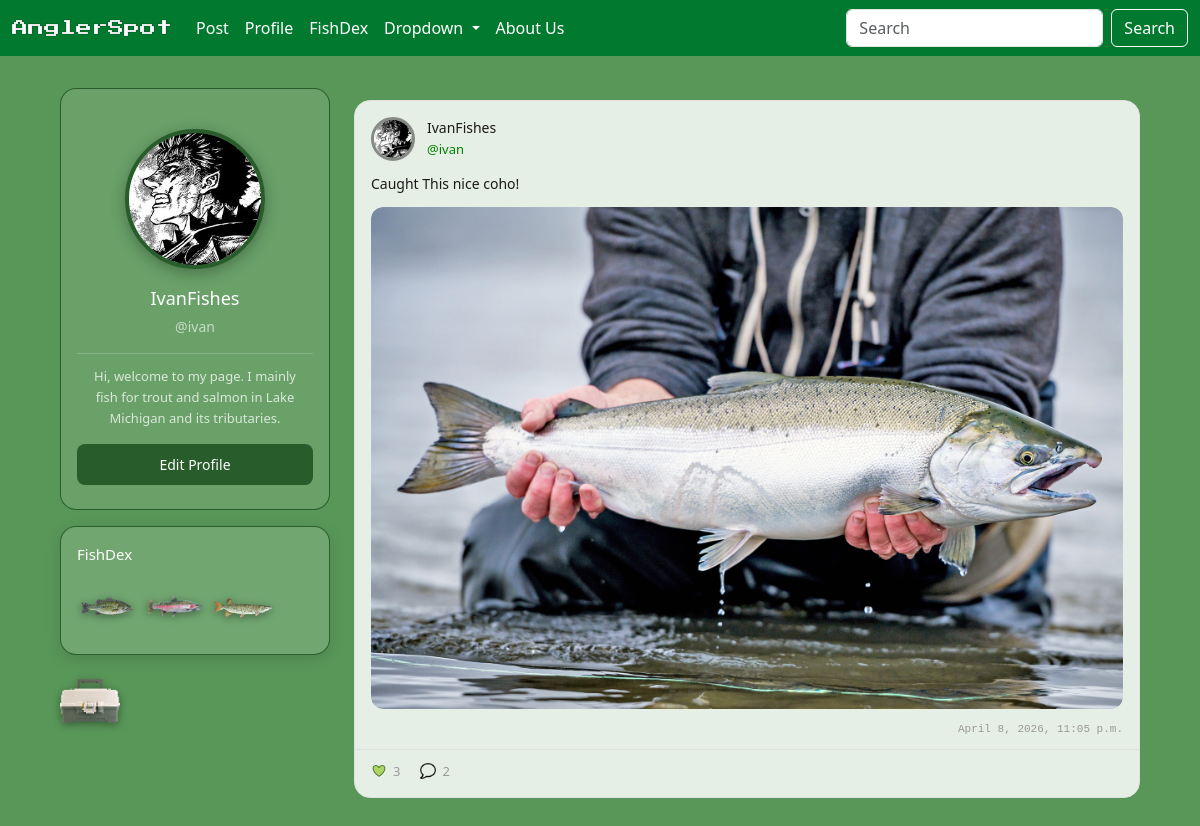
Screenshot of /user_profile/1/ (signed in) with the database file from the repository.
### angler/models/user.py (models this page shows, shortened)
class Profile(models.Model):
    user = models.OneToOneField(User, on_delete=models.CASCADE)
    profile_image = models.ImageField(default='default_profile_img.jpg', upload_to='profile_img/', null=False, blank=True)
    profile_name = models.CharField(max_length=16, blank=True)
    bio = models.TextField(max_length=500, blank=True)

class User(AbstractUser):
    is_private = models.BooleanField(default=False)
    points = models.PositiveIntegerField(default=0) #previous idea have a cap on points validators=[MaxValueValidator(5000)]
    @property
    def get_profile_name(self):
        return Profile.objects.get(user=self).profile_name
    def get_profile_image(self):
        return Profile.objects.get(user=self).profile_image

### angler/models/fish.py (models this page shows, shortened)
class FishEntry(models.Model):
    fish = models.ForeignKey(Fish, on_delete=models.CASCADE)
    fish_dex = models.ForeignKey(FishDex, on_delete=models.CASCADE)
    entry_weight = models.DecimalField(max_digits=5, decimal_places=1)
    entry_length = models.DecimalField(max_digits=5, decimal_places=2)
    fish_dex_image = models.ImageField(upload_to='fishdex_img/', blank=True)
    tackle = models.ForeignKey(RodAndReel, null=True, blank=True, on_delete=models.SET_NULL)
    lure = models.ForeignKey(Lure, null=True, blank=True, on_delete=models.SET_NULL)
    caught_at = models.DateTimeField(auto_now=True)
    latitude = models.DecimalField(max_digits=9, decimal_places=6, null=True, blank=True)
    longitude = models.DecimalField(max_digits=9, decimal_places=6, null=True, blank=True)
    class Meta:
        unique_together = ('fish', 'fish_dex')

class Fish(models.Model):
    name = models.CharField(max_length=100, unique=True)
    fish_group = models.CharField(max_length=100, blank=True) #i.e bass is the group and the fish name would be large mouth bass
    weight = models.DecimalField(max_digits=5, decimal_places=1) # i.e 1230.9
    length = models.DecimalField(max_digits=5, decimal_places=2) # standard unnit will be inches (form will accept feet and or inches then convert to inches) i.e 234.43
    shiny = models.BooleanField(default=False)
    fish_avatar = models.ImageField(upload_to=content_file_name) #will be stock image for type of fish

### angler/models/post.py (models this page shows, shortened)
class Post(models.Model):
    user = models.ForeignKey(User, on_delete=models.CASCADE)
    text = models.TextField()
    created_date = models.DateTimeField(auto_now=True)
    image = models.ImageField (upload_to='post_img/', blank=True)
    @property
    def like_count(self):
        likes = Like.objects.filter(post=self).count()
        return likes
    @property
    def comment_count(self):
        comments = Comment.objects.filter(post=self).count()
        return comments

### angler/views/user_profile.py (the view, shortened to what this page needs)
# urls.py: path('user_profile/<int:user_id>/', UserProfileView.as_view(), name='user_profile'),
class UserProfileView(LoginRequiredMixin, View):
    login_url = '/login/'
    EditProfileForm = modelform_factory(Profile, fields=['profile_name', 'profile_image', 'bio',])
    def get(self, request, user_id):
        user = get_object_or_404(User, id=user_id)
        user_profile = get_object_or_404(Profile, user=user)
        posts = Post.objects.filter(user=user).order_by('-created_date')
        liked_post_ids = set(Like.objects.filter(user=request.user).values_list('post_id', flat=True))
        is_friend = FriendList.is_friend(user, request.user)
        pending_sent_friend_request = FriendRequest.objects.filter(request_sender=request.user, request_reciever=user, request_status=0).exists()
        pending_recieved_friend_request = FriendRequest.objects.filter(request_sender=user, request_reciever=request.user, request_status=0).exists()
        edit_form = self.EditProfileForm(instance=user_profile)
        fishdex = get_object_or_404(FishDex, user=user)
        fish_entries = FishEntry.objects.filter(fish_dex=fishdex)[:5]
        context = {
            'user_profile':user_profile,
            'fish_entries':fish_entries,
            'posts':posts,
            'liked_post_ids':liked_post_ids,
            'is_friend':is_friend,
            'edit_form':edit_form,
            'pending_sent_friend_request':pending_sent_friend_request,
            'pending_recieved_friend_request':pending_recieved_friend_request
        }
        return render(request, 'angler/user/profile.html', context)

### angler/models/friends.py (called while the page is built)
    def is_friend(user1, user2):
        user_friend_list = FriendList.objects.get(user=user1)
        friends = user_friend_list.friends.all()
        for friend in friends:
            if friend == user2:
                return True

### angler/templates/angler/user/profile.html (shortened to what this page needs)
{% extends 'angler/base.html'%}
{% load static%}
{% block content %}
<div class="profile-page">
    <div class="profile-sidebar-wrapper">
        <div class="profile-sidebar">
            <img src="{{ user_profile.profile_image.url }}" class="profile-avatar show-viewing" />
            <div class="profile-info show-viewing">
                <span class="profile-name">{{ user_profile.profile_name }}</span>
                <span class="profile-username">@{{ user_profile.user.username }}</span>
            </div>
            <p class="profile-bio show-viewing">{{ user_profile.bio }}</p>
            <div class="profile-actions">
                {% if request.user == user_profile.user %}
                    <button class="profile-btn profile-edit-btn show-viewing" onclick="toggleEdit(true)">Edit Profile</button>
                {% endif %}
            </div>
        </div>
        <div class="results-grid profile-sidebar-grid">
                <div class="result-card">
                    <a href="{% url 'fishdex' user_id=user_profile.user.id %}" class="result-name">FishDex</a>
                    <div class="result-card-actions">
                        {% for entry in fish_entries %}
                            <a href="{% url 'fishdex_detail' fishdex_id=entry.fish_dex.id fish_entry_id=entry.id %}" onclick="event.stopPropagation()">
                                <img src="{{ entry.fish.fish_avatar.url }}" alt="action 1" class="detail-action-icon" />
                            </a>
                        {% endfor %}
                    </div>
                </div>
                <a href="{% url 'tackle' user_id=user_profile.user.id %}">
                    <img src="{% static 'icons/tacklebox.png' %}" alt="action" class="detail-action-icon" />
                </a>
        </div>
    </div>
    <div class="profile-feed">
        <div class="feed-container">
            {% for post in posts %}
            <a href="{% url 'post_detail' post_id=post.id %}" class="post-link">
                <div class="post-card">
                    <div class="post-header">
                        <img class="post-avatar" src="{{ post.user.get_profile_image.url }}" alt="{{ post.user.username }}" />
                        <div class="post-header-right">
                            <div class="post-name-row">
                                <span class="post-profilename">{{ post.user.get_profile_name }}</span>
                                <span class="post-username">@{{ post.user.username }}</span>
                            </div>
                        </div>
                    </div>
                    <div class="post-body">
                        <p class="post-text">{{ post.text }}</p>
                    </div>
                    {% if post.image %}
                    <div class="post-media">
                        <img class="post-image" src="{{ post.image.url }}" alt="post image" />
                    </div>
                    {% endif %}
                    <span class="post-timestamp">{{ post.created_date }}</span>
                    <div class="post-footer">
                        <div class="post-stat">
                            {% if post.id in liked_post_ids %}
                            <img src="{{ MEDIA_URL }}like_img/liked.png" alt="likes" class="stat-icon"/>
                        {% else %}
                            <img src="{{ MEDIA_URL }}like_img/not_liked.png" alt="likes" class="stat-icon"/>
                        {% endif %}
                            <span class="stat-count">{{ post.like_count }}</span>
                        </div>
                        <div class="post-stat">
                            <img src="{{ MEDIA_URL }}comment/comment_icon.png" alt="comments" class="stat-icon" />
                            <span class="stat-count">{{ post.comment_count }}</span>
                        </div>
                    </div>
                </div>
            </a>
            {% endfor %}
        </div>
    </div>
</div>
{% endblock %}

### rows the page displays
Profile: profile_image (picture), profile_name "IvanFishes", user.username "ivan", bio "Hi, welcome to my page. I mainly fish for trout and salmon in Lake Michigan and its tributaries."
FishEntry: fish.fish_avatar (picture)
FishEntry: fish.fish_avatar (picture)
FishEntry: fish.fish_avatar (picture)
Post: user.get_profile_image (picture), user.get_profile_name "IvanFishes", user.username "ivan", text "Caught This nice coho!", image (picture), created_date "April 8, 2026, 11:05 p.m.", like_count "3", comment_count "2"
